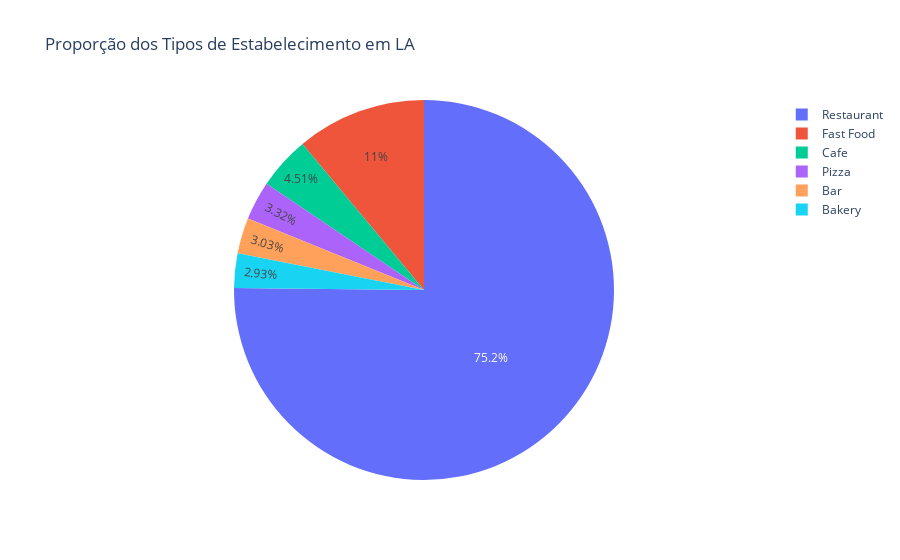

The notebook cell saved with this chart:
### Code cell
from plotly import graph_objects as go

object_type = ['Restaurant', 'Fast Food', 'Cafe', 'Pizza', 'Bar', 'Bakery']
proportion = [0.751736, 0.110455, 0.045073, 0.033157, 0.030256, 0.029323]

fig = go.Figure(data=[go.Pie(labels=object_type, values=proportion)])
fig.update_layout(title='Proporção dos Tipos de Estabelecimento em LA')
fig.show()

### Figure 1 — Plotly figure (JSON) as saved in the notebook; plotly's stock layout.template omitted (floating-point values rounded to 4 significant figures)
{"data": [{"labels": ["Restaurant", "Fast Food", "Cafe", "Pizza", "Bar", "Bakery"], "type": "pie", "values": [0.7517, 0.1105, 0.04507, 0.03316, 0.03026, 0.02932]}], "layout": {"title": {"text": "Proporção dos Tipos de Estabelecimento em LA"}}}
